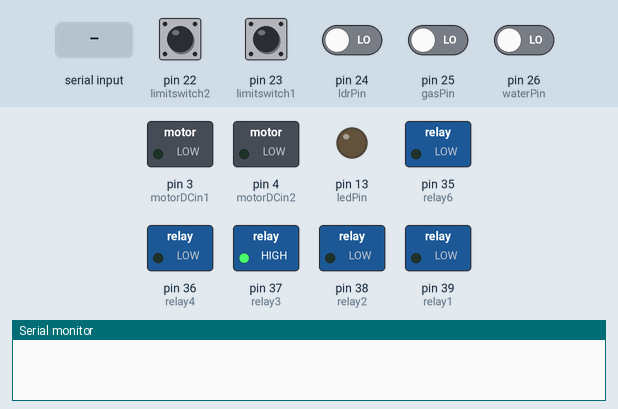
Recording of a sketch running on a simulated Arduino Mega 2560, built with avr-gcc and run on an emulated ATmega2560. Parts: switched loads named in the sketch (green lamp = pin HIGH), output pins drawn as LEDs (lit = HIGH), the last lines printed to the serial monitor. The inputs (shaded band) are chosen by the test bench; at power-on: pin 23 (limitswitch1) HIGH, pin 22 (limitswitch2), pin 24 (ldrPin), pin 25 (gasPin), pin 26 (waterPin) LOW.

Above: at 1.2 s.
1.3 s: "living room on" received over the second serial link
At 2.6 s:
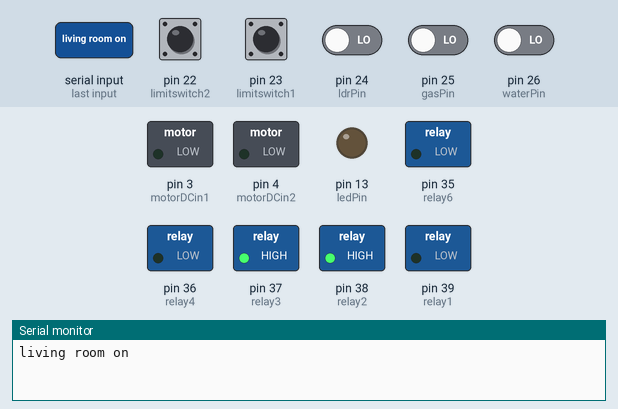
2.9 s: "bed room on" received over the second serial link
At 4.0 s:
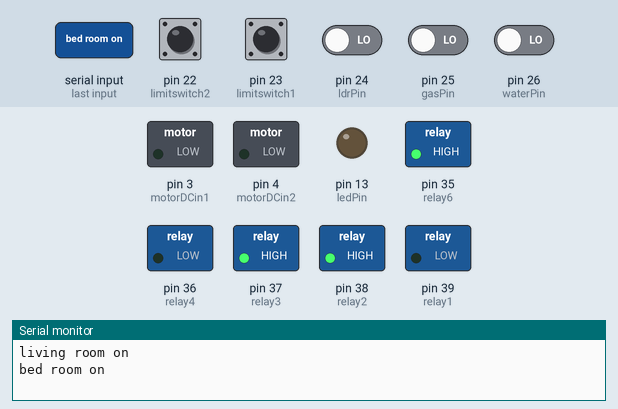
4.5 s: pin 23 (limitswitch1) pulled LOW for 0.15 s
At 4.57 s:
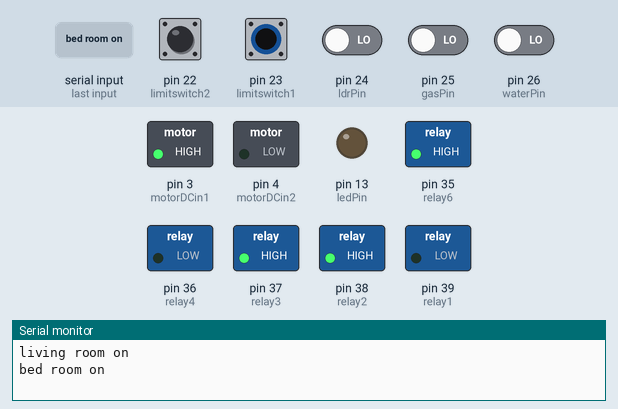
6.1 s: pin 24 (ldrPin) driven HIGH
At 7.2 s:
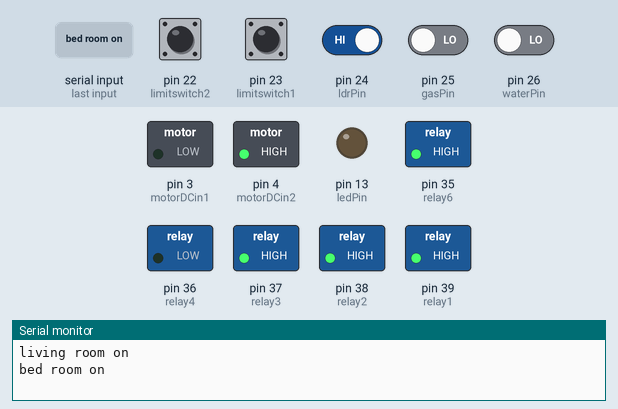
7.6 s: pin 25 (gasPin) driven HIGH
At 8.4 s:
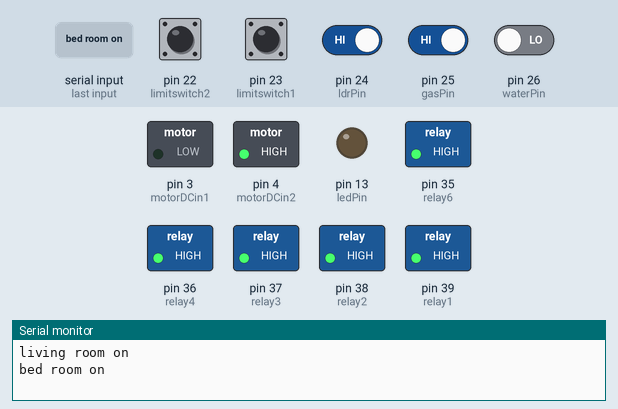
9.1 s: "living room off" received over the second serial link
At 10.2 s:
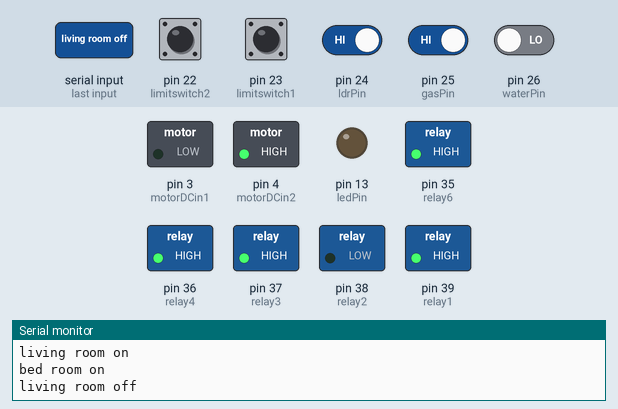
Timing chart, 0 to 11.7 s (numbered marks = the images above; inputs shaded):
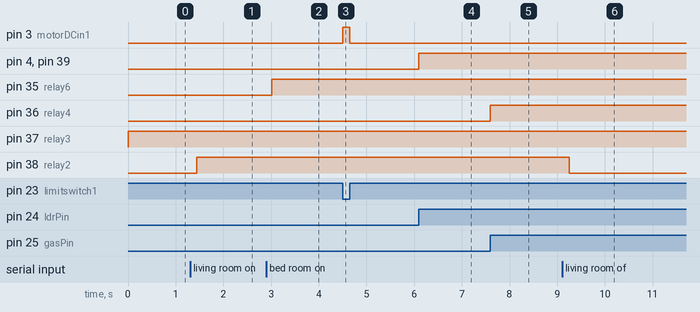

Measured:
- after the input at 1.3 s, pin 38 (relay2): LOW → HIGH after 0.14 s
- after the input at 2.9 s, pin 35 (relay6): LOW → HIGH after 0.11 s
- after the input at 4.5 s, pin 3 (motorDCin1): LOW → HIGH at once, → LOW 0.15 s later
- after the input at 6.1 s, pin 4 (motorDCin2), pin 39 (relay1): LOW → HIGH at once
- after the input at 7.6 s, pin 36 (relay4): LOW → HIGH at once
- after the input at 9.1 s, pin 38 (relay2): HIGH → LOW after 0.15 s

The sketch:

Smart_Home_Prototype_1.ino
```cpp
//--------------------------LIBRARIES----------------------------

#include <Stepper.h>
//#include <Servo.h>
#include <SoftwareSerial.h> // BLUETOOTH SERIAL CONNECTION
#include <RBD_Timer.h> // A BETTER REPLACEMENT FOR DELAY()

//--------------------------VARIABLES----------------------------

// RBD TIMER - WATER PUMP
RBD::Timer pumpStart(10000);
RBD::Timer pumpDelay(5000);
RBD::Timer garageDelay(4000);

// BLUETOOTH SERIAL
SoftwareSerial android(52, 53); // RX, TX (SWITCHED)
/*const byte numChars = 32; //  MAXIMUM NUMBER OF CHARACTERS
char BluetoothData[numChars]; // DATA FROM BLUETOOTH IN ARRAY
boolean newData = false;*/
String BluetoothData;

// RELAYS
int relay1 = 39; // FRONT LIGHTS
int relay2 = 38; // LIVING ROOM LIGHTS
int relay3 = 37; // WATER PUMP
int relay4 = 36; // EXHAUST FAN
//int relay5 = 34; // SOLENOID DOOR //---RASPBERRY PI
int relay6 = 35; // BED ROOM LIGHTS

// MOTORS
// STEPPER MOTOR - ULN2003A - GARAGE DOOR
const int steps = 1;
Stepper garagedoor(steps, 9, 11, 10, 12);

// DC MOTOR - L293D - AUTO ROOF
//const int motorDCenA = 2;
const int motorDCin1 = 3;
const int motorDCin2 = 4;

// SERVO MOTOR - FRONT DOOR
//int frontdoor = 5; //---RASPBERRY PI

// LED - TELEVISION
const int ledPin = 13;

// INPUTS
int waterPin = 26; // RAIN SENSOR
int gasPin = 25; // KITCHEN GAS SENSOR
int ldrPin = 24; // LDR - LIGHT SENSOR
int limitswitch1 = 23; // AUTO ROOF LIMIT SWITCH 1
int limitswitch2 = 22; // AUTO ROOF LIMIT SWITCH 2

//--------------------------FUNCTIONS----------------------------

// FRONT LIGHT CONDITIONS
void frontlights() {
  if (digitalRead(ldrPin) == HIGH) { // DARK
    digitalWrite(relay1, HIGH);
  }
  else { // LIGHT
    digitalWrite(relay1, LOW);
  }
}

// ACTIVATES WATER PUMP
void pumpon() {
  digitalWrite(relay3, HIGH);
}

// DEACTIVATES WATER PUMP
void pumpoff() {
  digitalWrite(relay3, LOW);
}

// WATER PUMP CONDITIONS
void waterpump() {
  if(pumpDelay.isExpired()) {
    pumpon();
    pumpStart.restart();
    if(pumpStart.isExpired()) {
      pumpoff();
      pumpDelay.restart();
    }
  }
}

// GAS DETECTION CONDITIONS - EXHAUST FAN
void gasdetection() {
  int gasValue = digitalRead(gasPin);
  //Serial.println(gasValue);
  if (gasValue > 0) {
    digitalWrite(relay4, HIGH);
  } else {
    digitalWrite(relay4, LOW);
  }
}

// OPENS ROOF
void openroof() {
  if (digitalRead(limitswitch1) == LOW) {
    digitalWrite(motorDCin1, HIGH);
    digitalWrite(motorDCin2, LOW);
  }
  else {
    stoproof();
  }
}
// CLOSES ROOF
void closeroof() {
  if (digitalRead(limitswitch2) == LOW) {
    digitalWrite(motorDCin1, LOW);
    digitalWrite(motorDCin2, HIGH);
  }
  else {
    stoproof();
  }
}

// STOPS ROOF FROM CLOSING/OPENING
void stoproof() {
  digitalWrite(motorDCin1, LOW);
  digitalWrite(motorDCin2, LOW);
}

// AUTO ROOF CONDITIONS - DAYLIGHT AND RAIN
void autoroof() {
  if (digitalRead(ldrPin) == HIGH) { // DARK
    closeroof();
  }
  else {
    if (digitalRead(waterPin) == HIGH) { // RAIN
      closeroof();
    }
    else { // NOT DARK + NOT RAINING
      openroof();
    }
  }
}

//-------------------------VOICE CONTROL-------------------------

// LIVING ROOM LIGHT CONDITIONS - VOICE CONTROL
void livingroomlights() {
  if (BluetoothData == "living room on") {
    digitalWrite(relay2, HIGH);
  }
  else if (BluetoothData == "living room off") {
    digitalWrite(relay2, LOW);
  }
}

// BED ROOM LIGHT CONDITIONS - VOICE CONTROL
void bedroomlights() {
  if (BluetoothData == "bed room on") {
    digitalWrite(relay6, HIGH);
  }
  else if (BluetoothData == "bed room off") {
    digitalWrite(relay6, LOW);
  }
}

// OPENS GARAGE DOOR
void opengarage() {
  garagedoor.step(steps);
}

// CLOSES GARAGE DOOR
void closegarage() {
  garagedoor.step(-steps);
}

// STOPS GARAGE DOOR
void stopgarage() {
  garagedoor.step(0);
}

// GARAGE DOOR CONDITIONS - VOICE CONTROL
void garagecontrol() {
  if (BluetoothData == "open garage") {
    garageDelay.restart();
    if (garageDelay.isActive()) {
      opengarage();
    }
    stopgarage();
  }
  else if (BluetoothData == "close garage") {
    garageDelay.restart();
    if (garageDelay.isActive()) {
      closegarage();
    }
    stopgarage();
  }
}

// GARAGE DOOR CONDITIONS - BUTTON CLICK
void garagecontrol2() {
  if (BluetoothData == "1") {
    opengarage();
  }
  else if (BluetoothData == "2") {
    closegarage();
  }
  else if (BluetoothData == "A") {
    stopgarage();
  }
}

// TURNS ON TELEVISION
void televisionon() {
  digitalWrite(ledPin, HIGH);
}

// TURNS OFF TELEVISION
void televisionoff() {
  digitalWrite(ledPin, LOW);
}

// TELEVISION CONDITIONS - VOICE CONTROL
void televisioncontrol() {
  if (BluetoothData == "television on") {
    televisionon();
  }
  else if (BluetoothData == "television off") {
    televisionoff();
  }
}

//---------------------BLUETOOTH TRANSMISSION--------------------

// RECEIVING BLUETOOTH DATA FROM ANDROID APP
/*void receivedata() {
  static byte ndx = 0;
  char endMarker = '\n';
  char rc;

  while (android.available() > 0 && newData == false) {
    rc = android.read();

    if (rc != endMarker) {
      BluetoothData[ndx] = rc;
      ndx++;
      if (ndx >= numChars) {
        ndx = numChars - 1;
      }
    }
    else {
      BluetoothData[ndx] = '\0'; // TERMINATE THE STRING
      ndx = 0;
      newData = true;
    }
  }
}*/

// PRINTING DATA RECEIVED AND READYING FOR NEXT DATA
void printdata() {
//  if (newData == true) {
  if (BluetoothData.length() > 0) {
    Serial.println("Voice Commmand Received: ");
    Serial.println(BluetoothData);
    //newData = false;
  }
}

// RECEIVING BLUETOOTH DATA
void receivebluetooth() {
  while(android.available()) {
  //while(Serial.available()) {
    delay(10);
    char c = android.read();
    //char c = Serial.read();
    if (c == '#') {
      break;
    }
    BluetoothData += c;
  }
  bluetoothcommands();
}

// BLUETOOTH DATA CONDITIONS/COMMANDS
void bluetoothcommands() {
  if (BluetoothData.length() > 0) {
    Serial.println(BluetoothData);
    livingroomlights();
    bedroomlights();
    garagecontrol();
    garagecontrol2();
    televisioncontrol();

  }
  BluetoothData="";
}

//--------------------------VOID SETUP---------------------------

void setup() {
  Serial.begin(9600);
  //android.begin(38400); // BLUETOOTH SOFTWARESERIAL CONNECTION
  android.begin(9600);
  garagedoor.setSpeed(60);

  pinMode(relay1, OUTPUT);
  pinMode(relay2, OUTPUT);
  pinMode(relay3, OUTPUT);
  pinMode(relay4, OUTPUT);
  //pinMode(relay5, OUTPUT); //---RASPBERRY PI
  pinMode(relay6, OUTPUT);
  //pinMode(frontdoor, OUTPUT); //---RASPBERRY PI
  pinMode(motorDCin1, OUTPUT);
  pinMode(motorDCin2, OUTPUT);
  pinMode(ledPin, OUTPUT);

  pinMode(waterPin, INPUT);
  pinMode(gasPin, INPUT);
  pinMode(ldrPin, INPUT);
  pinMode(limitswitch1, INPUT);
  pinMode(limitswitch2, INPUT);
}

//---------------------------VOID LOOP---------------------------

void loop() {
  // AUTOMATION FUNCTIONS
  frontlights();
  gasdetection();
  waterpump();
  autoroof();

  // VOICE CONTROL
  //garagecontrol(); //---VOICE CONTROL
  //receivedata();
  //printdata();
  receivebluetooth();
  //bluetoothcommands();
}
```
